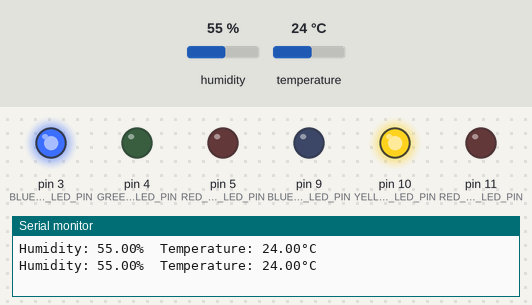
Bench run of a sketch on a simulated Arduino Uno, built with avr-gcc and run on an emulated ATmega328P. On the bench: output pins drawn as LEDs (lit = HIGH), the last lines printed to the serial monitor. The test bench sets the inputs (shaded band); at power-on: humidity 55 %, temperature 24 °C.

Above: at 4.8 s.
4.9 s: humidity set to 58 %
7.9 s: humidity set to 61 %
At 9.0 s:
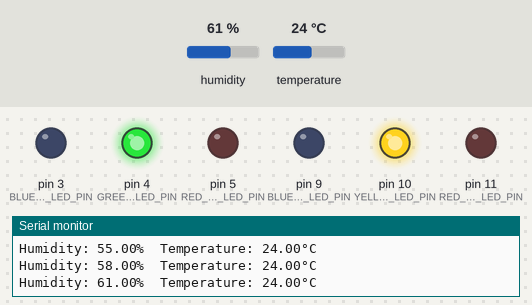
10.9 s: temperature set to 21 °C
13.9 s: temperature set to 18 °C
At 15.0 s:
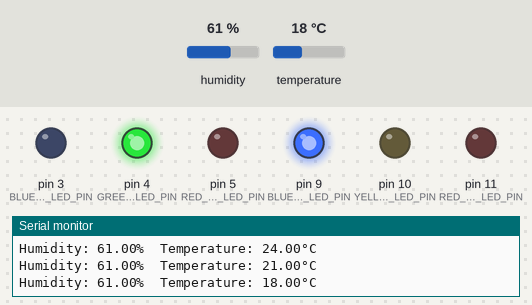
16.9 s: humidity set to 22 %
At 18.7 s:
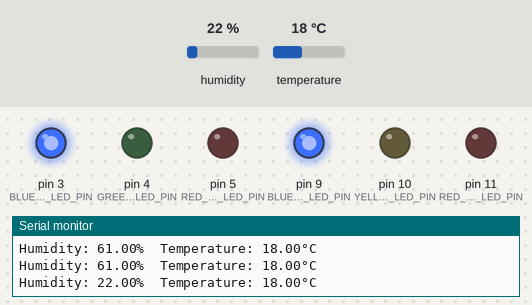
19.9 s: temperature set to 28 °C
At 21.1 s:
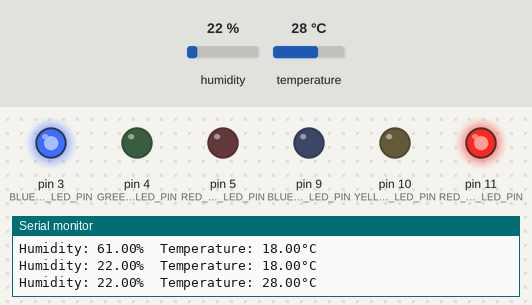
Timing chart, 0 to 22.9 s (numbered marks = the images above; inputs shaded):
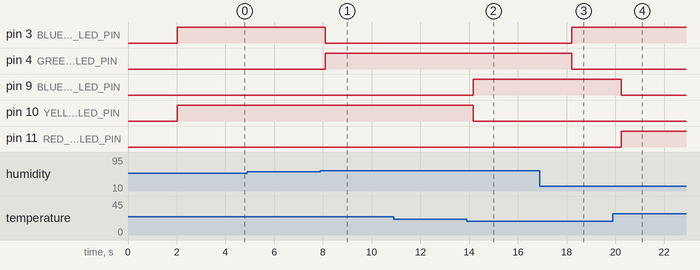

Measured:
- the behaviour switches between 59 and 60 % on humidity (found by bisection; images 0 and 1)
- the behaviour switches between 20 and 19 °C on temperature (found by bisection; images 1 and 2)
- after the input at 7.9 s, pin 3 (BLUE_HUM_LED_PIN): HIGH → LOW after 0.20 s; pin 4 (GREEN_HUM_LED_PIN): LOW → HIGH after 0.20 s
- after the input at 13.9 s, pin 9 (BLUE_TEMP_LED_PIN): LOW → HIGH after 0.27 s; pin 10 (YELLOW_TEMP_LED_PIN): HIGH → LOW after 0.27 s
- after the input at 16.9 s, pin 3 (BLUE_HUM_LED_PIN): LOW → HIGH after 1.3 s; pin 4 (GREEN_HUM_LED_PIN): HIGH → LOW after 1.3 s
- after the input at 19.9 s, pin 9 (BLUE_TEMP_LED_PIN): HIGH → LOW after 0.34 s; pin 11 (RED_TEMP_LED_PIN): LOW → HIGH after 0.34 s

The sketch:

Assignment_2B.ino
```cpp
#include <DHT.h> // DHT sensor library

#define DHTTYPE DHT11 // DHT sensor model: DHT11
#define DHTPIN 2 // DHT sensor pin number

// DHT sensor variable declaration
DHT dht(DHTPIN, DHTTYPE);

// Define LED pins for temperature
#define BLUE_TEMP_LED_PIN 9
#define YELLOW_TEMP_LED_PIN 10
#define RED_TEMP_LED_PIN 11

// Define LED pins for humidity
#define BLUE_HUM_LED_PIN 3
#define GREEN_HUM_LED_PIN 4
#define RED_HUM_LED_PIN 5

void setup() {
  Serial.begin(9600); // Initialize serial communication

  dht.begin(); // Initialize DHT sensor library

  // Set all LED pins as output
  pinMode(BLUE_TEMP_LED_PIN, OUTPUT);
  pinMode(YELLOW_TEMP_LED_PIN, OUTPUT);
  pinMode(RED_TEMP_LED_PIN, OUTPUT);
  pinMode(BLUE_HUM_LED_PIN, OUTPUT);
  pinMode(GREEN_HUM_LED_PIN, OUTPUT);
  pinMode(RED_HUM_LED_PIN, OUTPUT);
}

void loop() {
  // Wait for 2 seconds
  delay(2000);

  // Read humidity and temperature values from DHT11 sensor
  float humidity = dht.readHumidity();
  float temperature = dht.readTemperature();

  // Print the error message if reading error occurs
  if (isnan(humidity) || isnan(temperature)) {
    Serial.println(F("Failed to read from DHT sensor!"));
    return;
  }

  // If not, print humidity and temperature values
  Serial.print(F("Humidity: "));
  Serial.print(humidity);
  Serial.print(F("%  Temperature: "));
  Serial.print(temperature);
  Serial.println(F("°C"));


  // Control LEDs based on temperature
  if (temperature < 20) {
    digitalWrite(BLUE_TEMP_LED_PIN, HIGH);
    digitalWrite(YELLOW_TEMP_LED_PIN, LOW);
    digitalWrite(RED_TEMP_LED_PIN, LOW);

  } else if (temperature >= 20 && temperature < 26) {
    digitalWrite(BLUE_TEMP_LED_PIN, LOW);
    digitalWrite(YELLOW_TEMP_LED_PIN, HIGH);
    digitalWrite(RED_TEMP_LED_PIN, LOW);

  } else if (temperature > 25) {
    digitalWrite(BLUE_TEMP_LED_PIN, LOW);
    digitalWrite(YELLOW_TEMP_LED_PIN, LOW);
    digitalWrite(RED_TEMP_LED_PIN, HIGH);
  }

  // Control LEDs based on humidity
  if (humidity < 60) {
    digitalWrite(BLUE_HUM_LED_PIN, HIGH);
    digitalWrite(GREEN_HUM_LED_PIN, LOW);
    digitalWrite(RED_HUM_LED_PIN, LOW);

  } else if (humidity >= 60 && humidity < 81) {
    digitalWrite(BLUE_HUM_LED_PIN, LOW);
    digitalWrite(GREEN_HUM_LED_PIN, HIGH);
    digitalWrite(RED_HUM_LED_PIN, LOW);

  } else if (humidity > 80) {
    digitalWrite(BLUE_HUM_LED_PIN, LOW);
    digitalWrite(GREEN_HUM_LED_PIN, LOW);
    digitalWrite(RED_HUM_LED_PIN, HIGH);
  }
}
```
